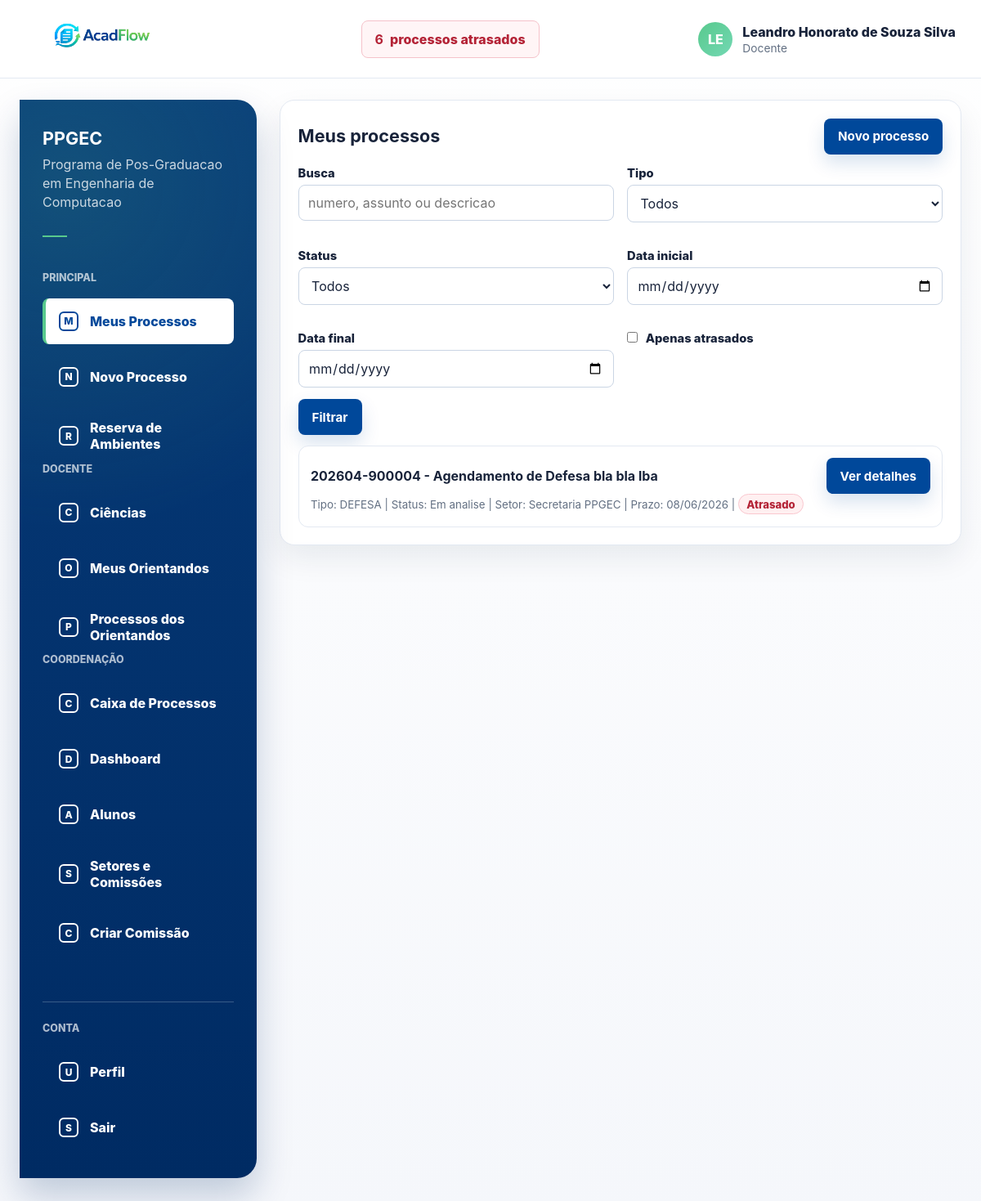
The app's page /menu/meus-processos/ (signed in) with its own data.
### processos/models.py (models this page shows, shortened)
class User(AbstractUser):
    class TipoUsuario(models.TextChoices):
        ALUNO = "ALUNO", "Aluno"
        DOCENTE = "DOCENTE", "Docente"
        SERVIDOR = "SERVIDOR", "Servidor"
    username = None
    first_name = None
    last_name = None
    nome = models.CharField(max_length=255)
    email = models.EmailField(unique=True)
    polo_atuacao = models.ForeignKey(
        "Polo",
        on_delete=models.SET_NULL,
        null=True,
        blank=True,
        related_name="servidores",
    )
    tipo_usuario = models.CharField(
        max_length=20,
        choices=TipoUsuario.choices,
        default=TipoUsuario.SERVIDOR,
    )
    USERNAME_FIELD = "email"
    REQUIRED_FIELDS = ["nome"]
    objects = UserManager()
    class Meta:
        ordering = ["nome", "email"]

class Processo(models.Model):
    PRAZOS_DIAS_POR_TIPO = {
        "APROVEITAMENTO_DISPENSA_CREDITOS": 30,
        "TRANCAMENTO_MATRICULA": 15,
        "PRORROGACAO_PRAZO": 20,
        "REINGRESSO": 30,
        "MUDANCA_ORIENTADOR": 20,
        "DEFESA_MESTRADO": 45,
        "DEFESA_DOUTORADO": 45,
        "QUALIFICACAO_DOUTORADO": 45,
        "OUTRO": 60,
    }
    class TipoProcesso(models.TextChoices):
        APROVEITAMENTO_DISPENSA_CREDITOS = "APROVEITAMENTO_DISPENSA_CREDITOS", "Aproveitamento de Créditos ou Dispensa de Disciplina"
        DEFESA_MESTRADO = "DEFESA_MESTRADO", "Defesa de Mestrado"
        DEFESA_DOUTORADO = "DEFESA_DOUTORADO", "Defesa de Doutorado"
        QUALIFICACAO_DOUTORADO = "QUALIFICACAO_DOUTORADO", "Qualificação de Doutorado"
        TRANCAMENTO_MATRICULA = "TRANCAMENTO_MATRICULA", "Trancamento de Matrícula"
        PRORROGACAO_PRAZO = "PRORROGACAO_PRAZO", "Prorrogação de Prazo"
        REINGRESSO = "REINGRESSO", "Reingresso"
        MUDANCA_ORIENTADOR = "MUDANCA_ORIENTADOR", "Mudança de Orientador(a)"
        OUTRO = "OUTRO", "Outro"
    class StatusProcesso(models.TextChoices):
        EM_ANALISE = "EM_ANALISE", "Em analise"
        AGUARDANDO_DOCUMENTO = "AGUARDANDO_DOCUMENTO", "Aguardando documento"
        AGUARDANDO_CIENCIA = "AGUARDANDO_CIENCIA", "Aguardando ciencia"
        EM_DEBATE = "EM_DEBATE", "Em debate"
        FINALIZADO = "FINALIZADO", "Finalizado"
    usuario_criado_por = models.ForeignKey(
        settings.AUTH_USER_MODEL,
        on_delete=models.PROTECT,
        related_name="processos_criados",
    )
    tipo = models.CharField(max_length=40, choices=TipoProcesso.choices)
    assunto = models.CharField(max_length=255)
    descricao = models.TextField()
    data_criacao = models.DateTimeField(auto_now_add=True)
    atualizado_em = models.DateTimeField(auto_now=True)
    status_inicial = models.CharField(
        max_length=25,
        choices=StatusProcesso.choices,
        null=True,
        blank=True,
    )
    status = models.CharField(
        max_length=25,
        choices=StatusProcesso.choices,
        default=StatusProcesso.EM_ANALISE,
    )
    setor_atual = models.ForeignKey(
        Setor,
        on_delete=models.PROTECT,
        related_name="processos_atuais",
    )
    numero = models.CharField(max_length=20, unique=True, editable=False, blank=True)
    prazo_limite = models.DateField(null=True, blank=True)
    finalizado_em = models.DateTimeField(null=True, blank=True)
    termo_finalizacao = models.TextField(blank=True)
    observacoes_internas = models.TextField(blank=True)
    class Meta:
        ordering = ["-data_criacao"]
    @property
    def esta_finalizado(self) -> bool:
        return self.finalizado_em is not None or self.status == self.StatusProcesso.FINALIZADO
    @property
    def esta_atrasado(self) -> bool:
        return bool(
            self.prazo_limite
            and self.prazo_limite < timezone.localdate()
            and not self.esta_finalizado
        )

class Setor(models.Model):
    class TipoSetor(models.TextChoices):
        SETOR = "SETOR", "Setor"
        COMISSAO = "COMISSAO", "Comissao"
    nome = models.CharField(max_length=120, unique=True)
    descricao = models.CharField(max_length=255, blank=True)
    ativo = models.BooleanField(default=True)
    email = models.EmailField(max_length=255, blank=True, null=True, help_text="E-mail institucional do setor")
    tipo = models.CharField(max_length=20, choices=TipoSetor.choices, default=TipoSetor.SETOR)
    class Meta:
        ordering = ["nome"]

### processos/views.py (the view)
# urls.py: path("menu/meus-processos/", menu_meus_processos_view, name="menu_meus_processos"),
@login_required
def menu_meus_processos_view(request):
    if request.user.tipo_usuario == User.TipoUsuario.SERVIDOR:
        raise PermissionDenied("Perfil SERVIDOR nao possui meus processos.")
    meus_processos = (
        Processo.objects.select_related("setor_atual")
        .filter(usuario_criado_por=request.user)
        .order_by("-data_criacao")
    )
    filtro_q = request.GET.get("my_q", "").strip()
    filtro_tipo = request.GET.get("my_tipo", "").strip()
    filtro_status = request.GET.get("my_status", "").strip()
    filtro_data_inicio = request.GET.get("my_data_inicio", "").strip()
    filtro_data_fim = request.GET.get("my_data_fim", "").strip()
    filtro_atrasados = request.GET.get("my_atrasados") == "1"
    if filtro_atrasados:
        meus_processos = meus_processos.filter(prazo_limite__lt=timezone.localdate()).exclude(
            status=Processo.StatusProcesso.FINALIZADO
        )
    if filtro_q:
        meus_processos = meus_processos.filter(
            Q(numero__icontains=filtro_q)
            | Q(assunto__icontains=filtro_q)
            | Q(descricao__icontains=filtro_q)
        )
    if filtro_tipo:
        meus_processos = meus_processos.filter(tipo=filtro_tipo)
    if filtro_status:
        meus_processos = meus_processos.filter(status=filtro_status)
    data_inicio = parse_date(filtro_data_inicio) if filtro_data_inicio else None
    data_fim = parse_date(filtro_data_fim) if filtro_data_fim else None
    if data_inicio:
        meus_processos = meus_processos.filter(data_criacao__date__gte=data_inicio)
    if data_fim:
        meus_processos = meus_processos.filter(data_criacao__date__lte=data_fim)
    return render(
        request,
        "processos/menu_meus_processos.html",
        {
            "meus_processos": meus_processos,
            "my_tipos": Processo.TipoProcesso.choices,
            "my_status_list": Processo.StatusProcesso.choices,
            "my_filtro_q": filtro_q,
            "my_filtro_tipo": filtro_tipo,
            "my_filtro_status": filtro_status,
            "my_filtro_data_inicio": filtro_data_inicio,
            "my_filtro_data_fim": filtro_data_fim,
            "my_filtro_atrasados": filtro_atrasados,
            "is_coordenador": _is_coordenador(request.user),
            "has_gestao_access": _has_gestao_access(request.user),
            "can_view_dashboard": _can_view_dashboard(request.user),
            "can_view_processos": _can_view_processos(request.user),
            "can_view_caixa": _can_view_caixa(request.user),
            "show_side_menu": True,
            "side_menu_title": "Menu",
            "side_menu_items": _menu_lateral_home(request.user),
        },
    )

### templates/processos/menu_meus_processos.html (shortened to what this page needs)
{% extends "base.html" %}
{% block content %}
<section class="card" style="margin-bottom: 1rem;">
    <div style="display: flex; align-items: center; justify-content: space-between; gap: 0.8rem; flex-wrap: wrap;">
        <h1 class="section-title" style="margin-bottom: 0;">Meus processos</h1>
        <a class="btn" href="{% url 'novo_processo' %}">Novo processo</a>
    </div>
    <form method="get" style="margin-top: 0.8rem; margin-bottom: 0.8rem;">
        <div class="grid-two">
            <div class="field">
                <label for="id_my_q">Busca</label>
                <input id="id_my_q" type="text" name="my_q" value="{{ my_filtro_q }}" placeholder="numero, assunto ou descricao">
            </div>
            <div class="field">
                <label for="id_my_tipo">Tipo</label>
                <select id="id_my_tipo" name="my_tipo">
                    <option value="">Todos</option>
                </select>
            </div>
            <div class="field">
                <label for="id_my_status">Status</label>
                <select id="id_my_status" name="my_status">
                    <option value="">Todos</option>
                </select>
            </div>
            <div class="field">
                <label for="id_my_data_inicio">Data inicial</label>
                <input id="id_my_data_inicio" type="date" name="my_data_inicio" value="{{ my_filtro_data_inicio }}">
            </div>
            <div class="field">
                <label for="id_my_data_fim">Data final</label>
                <input id="id_my_data_fim" type="date" name="my_data_fim" value="{{ my_filtro_data_fim }}">
            </div>
            <div class="field">
                <label>
                    <input type="checkbox" name="my_atrasados" value="1" {% if my_filtro_atrasados %}checked{% endif %}>
                    Apenas atrasados
                </label>
            </div>
        </div>
        <button class="btn" type="submit">Filtrar</button>
    </form>
    {% if meus_processos %}
        <ul class="list" style="margin-top: 0.8rem;">
            {% for processo in meus_processos %}
                <li>
                    <div style="display: flex; align-items: center; justify-content: space-between; gap: 0.7rem; flex-wrap: wrap;">
                        <strong>{{ processo.numero }} - {{ processo.assunto }}</strong>
                        <a class="btn" href="{% url 'processo_detalhe' processo.id %}">Ver detalhes</a>
                    </div>
                    <small class="muted">
                        Tipo: {{ processo.get_tipo_display }} | Status: {{ processo.get_status_display }} | Setor: {{ processo.setor_atual.nome }} |
                        Prazo: {{ processo.prazo_limite|date:"d/m/Y"|default:"-" }}
                        {% if processo.esta_atrasado %}| <span class="badge badge-no">Atrasado</span>{% endif %}
                    </small>
                </li>
            {% endfor %}
        </ul>
    {% else %}
        <p class="muted">Nenhum processo encontrado.</p>
    {% endif %}
</section>
{% endblock %}

### templates/base.html (shortened to what this page needs)
{% load static %}
<!doctype html>
<html lang="pt-BR">
<head>
    <link rel="stylesheet" href="{% static 'css/app.css' %}">
</head>
<body>
<div class="app-shell">
    {% if user.is_authenticated %}
        <header class="topbar">
            <div class="container topbar-content">
                <a class="brand" href="{% url 'home' %}" aria-label="AcadFlow">
                    <img class="brand-logo" src="{% static 'img/acadflow-logo.png' %}" alt="AcadFlow">
                </a>
                <a class="overdue-link" href="{{ processos_atrasados_url }}">
                    <strong>{{ processos_atrasados_count|default:0 }}</strong>
                    <span>processos atrasados</span>
                </a>
                <details class="user-menu">
                    <summary class="user-chip">
                        <span class="avatar" aria-hidden="true">{{ user.nome|default:user.email|slice:":2"|upper }}</span>
                        <span class="user-meta">
                            <span class="user-name">{{ user.nome }}</span>
                            <span class="user-role">{{ user.get_tipo_usuario_display }}</span>
                        </span>
                    </summary>
                </details>
            </div>
        </header>
    {% endif %}
    <main class="main-area">
        <div class="container">
            {% if user.is_authenticated %}
                <div class="layout">
                    <aside class="sidebar" aria-label="Menu principal">
                        <div class="sidebar-program">
                            <strong>PPGEC</strong>
                            <span>Programa de Pos-Graduacao em Engenharia de Computacao</span>
                            <span class="sidebar-rule"></span>
                        </div>
                        {% for section in nav_menu_sections %}
                            <p class="sidebar-label">{{ section.label }}</p>
                            <ul class="side-menu">
                                {% for item in section.items %}
                                    <li>
                                        <a class="{% if request.resolver_match.url_name in item.url_names %}is-active{% endif %}" href="{{ item.href }}">
                                            <span class="side-icon">{{ item.icon }}</span>
                                            {{ item.label }}
                                        </a>
                                    </li>
                                {% endfor %}
                            </ul>
                        {% endfor %}
                        <div class="sidebar-footer">
                            <p class="sidebar-label">Conta</p>
                            <ul class="side-menu">
                                <li>
                                    <a class="{% if request.resolver_match.url_name == 'me' %}is-active{% endif %}" href="{% url 'me' %}">
                                        <span class="side-icon">U</span>
                                        Perfil
                                    </a>
                                </li>
                                <li>
                                    <form method="post" action="{% url 'logout' %}" class="side-form">
                                        <button type="submit">
                                            <span class="side-icon">S</span>
                                            Sair
                                        </button>
                                    </form>
                                </li>
                            </ul>
                        </div>
                    </aside>
                    <section class="content-area">
            {% endif %}
            {% block content %}{% endblock %}
            {% if user.is_authenticated %}
                    </section>
                </div>
            {% endif %}
        </div>
    </main>
</div>
</body>
</html>

### records on screen
User: nome "LE", nome "Leandro Honorato de Souza Silva", tipo_usuario "Docente"
Processo: numero "202604-900004", assunto "Agendamento de Defesa bla bla lba", tipo "DEFESA", status "Em analise", setor_atual.nome "Secretaria PPGEC", prazo_limite "08/06/2026", shows "Atrasado"

### other values on screen
{{ processos_atrasados_count|default:0 }} "6"
{{ section.label }} "PRINCIPAL" "DOCENTE" "COORDENAÇÃO"
{{ item.icon }} "M" "N" "R" "C" "O" "P" "C" "D" "A" "S" "C"
{{ item.label }} "Meus Processos" "Novo Processo" "Reserva de Ambientes" "Ciências" "Meus Orientandos" "Processos dos Orientandos" "Caixa de Processos" "Dashboard" "Alunos" "Setores e Comissões" "Criar Comissão"
